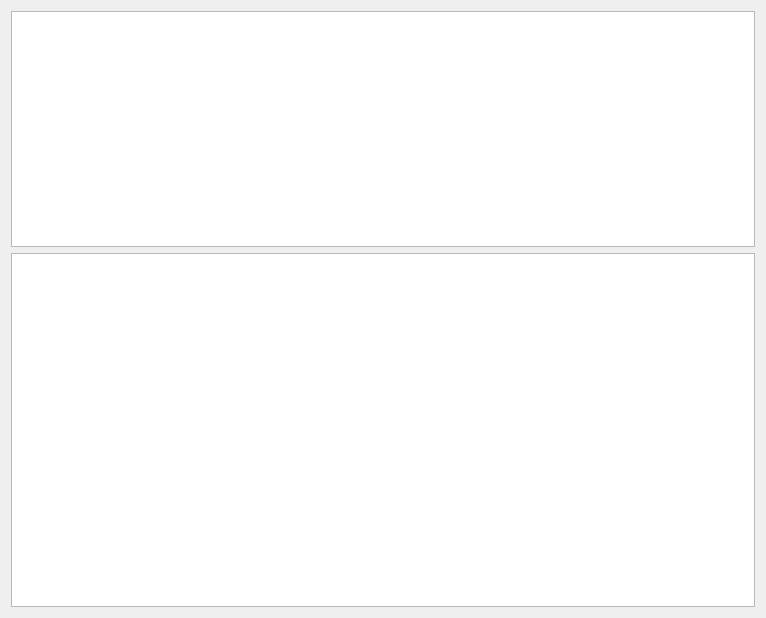
<?xml version="1.0" encoding="UTF-8"?>
<ui version="4.0">
 <class>Form</class>
 <widget class="QWidget" name="Form">
  <property name="geometry">
   <rect>
    <x>0</x>
    <y>0</y>
    <width>766</width>
    <height>618</height>
   </rect>
  </property>
  <property name="windowTitle">
   <string>Form</string>
  </property>
  <layout class="QVBoxLayout" name="verticalLayout_2">
   <item>
    <layout class="QVBoxLayout" name="verticalLayout" stretch="2,3">
     <item>
      <widget class="QTextEdit" name="cert_raw"/>
     </item>
     <item>
      <widget class="QTextEdit" name="cert_detail"/>
     </item>
    </layout>
   </item>
  </layout>
 </widget>
 <resources/>
 <connections/>
</ui>
